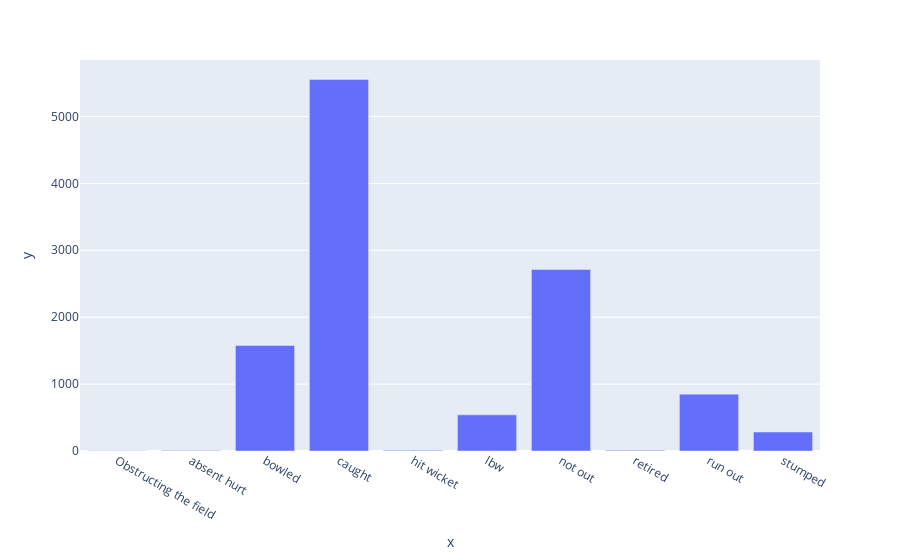

Notebook code cell kept with this figure:
### Code cell
dm = bat.groupby('dismissal_mode')
dm = dm['dismissal_mode'].count()

print(dm)
px.bar(x = dm.index,y = dm)

### Figure 1 — Plotly figure (JSON) as saved in the notebook; plotly's stock layout.template omitted (floating-point values rounded to 4 significant figures)
{"data": [{"alignmentgroup": "True", "hovertemplate": "x=%{x}<br>y=%{y}<extra></extra>", "legendgroup": "", "marker": {"color": "#636efa"}, "name": "", "offsetgroup": "", "orientation": "v", "showlegend": false, "textposition": "auto", "type": "bar", "x": ["Obstructing the field", "absent hurt", "bowled", "caught", "hit wicket", "lbw", "not out", "retired", "run out", "stumped"], "xaxis": "x", "y": [2, 6, 1578, 5552, 10, 540, 2713, 11, 850, 284], "yaxis": "y"}], "layout": {"barmode": "relative", "legend": {"tracegroupgap": 0}, "margin": {"t": 60}, "xaxis": {"anchor": "y", "domain": [0, 1], "title": {"text": "x"}}, "yaxis": {"anchor": "x", "domain": [0, 1], "title": {"text": "y"}}}}
